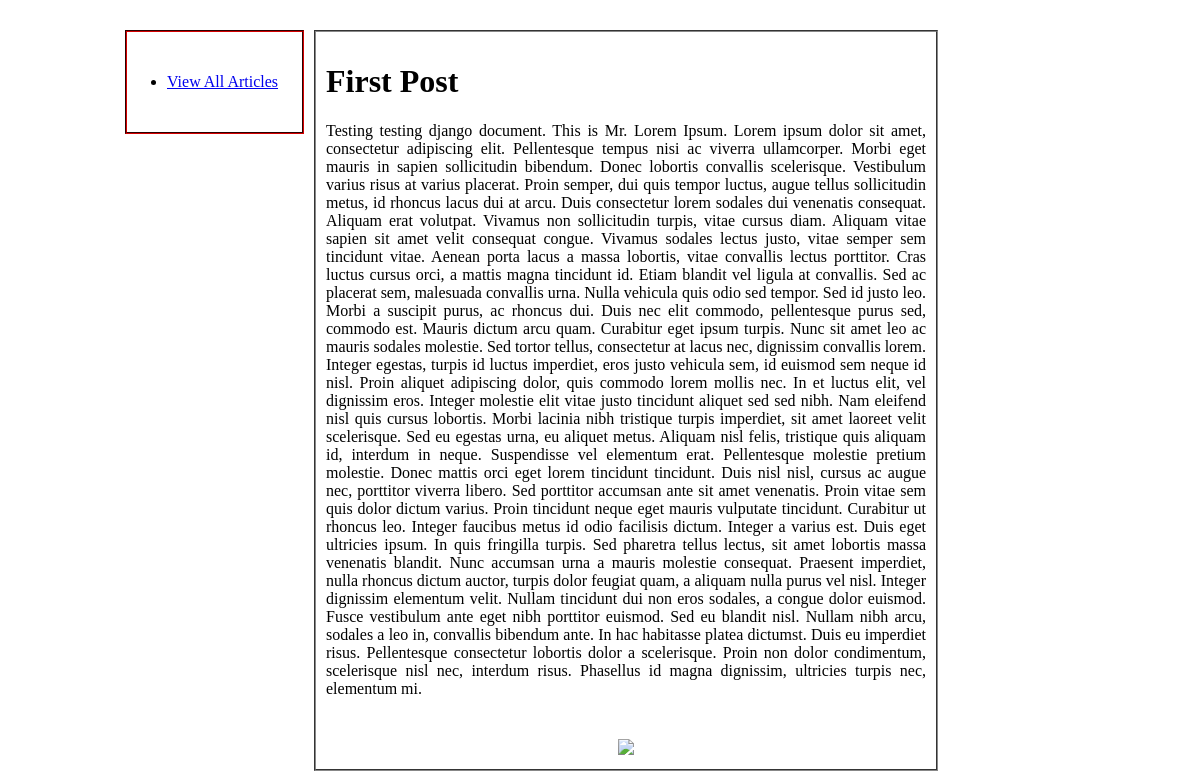
Screenshot of /articles/get/1/ with the database file from the repository.
### KGBlog/KGBlog/article/models.py (models this page shows, shortened)
class Article(models.Model):
	title = models.CharField(max_length=200)
	body = models.TextField()
	pub_date = models.DateTimeField('date published')
	likes = models.IntegerField()

### KGBlog/KGBlog/article/views.py (the view)
# urls.py: url(r'^articles/', include('article.urls', namespace='article')),
def article(request, article_id=1):
	context = { 'article':Article.objects.get(id=article_id) }
	return render(request, 'article/article.html', context)

### KGBlog/KGBlog/article/templates/article/article.html (shortened to what this page needs)
{% extends 'base.html' %}
{% block sidebar %}
	<ul>
		<li><a href="/articles/all">View All Articles</a></li>
	</ul>
{% endblock %}
{% block content %}
	<h1>{{ article.title }}</h1>
	<p>{{ article.body }}</p>
{% endblock %}

### KGBlog/KGBlog/static/assets/CSS/default.css (style rules this page uses)
body { text-align: center; }

### rows the page displays
Article: title "First Post", body "Testing testing django document. This is Mr. Lorem Ipsum. Lorem ipsum dolor sit amet, consectetur adipiscing elit. Pellentesque tempus nisi ac viverra ullamcorper. Morbi eget mauris in sapien sollicitudin bibendum. Donec lobortis convallis scelerisque. Vestibulum varius risus at varius placerat. Proin semper, dui quis tempor luctus, augue tellus sollicitudin metus, id rhoncus lacus dui at arcu. Duis consectetur lorem sodales dui venenatis consequat. Aliquam erat volutpat. Vivamus non sollicitudin turpis, vitae cursus diam. Aliquam vitae sapien sit amet velit consequat congue. Vivamus sodales lectus justo, vitae semper sem tincidunt vitae. Aenean porta lacus a massa lobortis, vitae convallis…"
